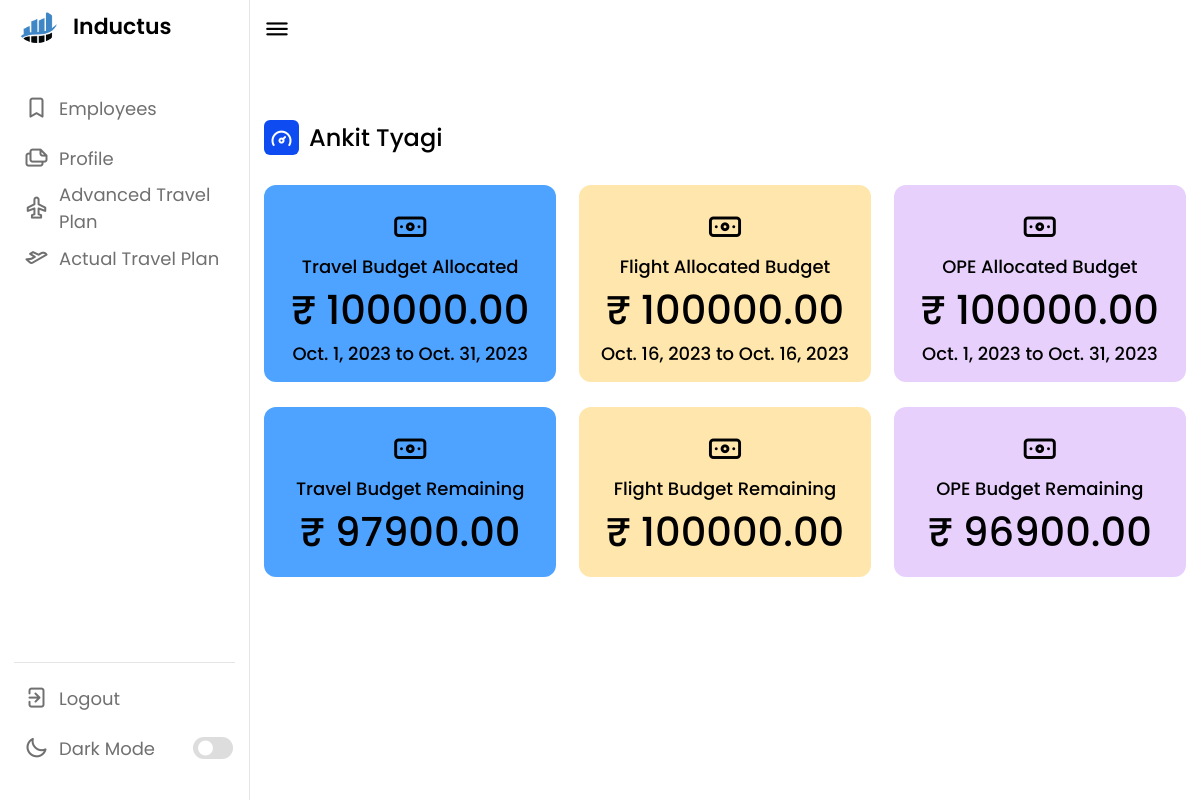
The page /employee/7e06c45b-a5ca-460d-8b0e-29f9c961be03/ (signed in) on the database its author committed.
### base/models.py (models this page shows, shortened)
class Employee(models.Model):
    uuid = models.UUIDField(default = uuid.uuid4,primary_key=True,editable=False)
    Emp_name = models.CharField(max_length=30)
    email = models.EmailField(max_length=50)
    contract_no = models.CharField(unique=True,max_length=15,)
    contract_start_date = models.DateField()
    contract_end_date = models.DateField()
    phone_number = models.CharField(unique=True,max_length=10)
    state = models.CharField(max_length=30)
    duty_station = models.CharField(max_length=40)

class TravelBudget(models.Model):
    uuid = models.UUIDField(default = uuid.uuid4,primary_key=True,editable=False)
    employee = models.ForeignKey(Employee,on_delete=models.CASCADE, null = True)
    allocated_budget = models.DecimalField(decimal_places=2,default = 0,max_digits = 10)
    from_date = models.DateField(null = True)
    to_date = models.DateField(null = True)
    remaining_budget = models.DecimalField(decimal_places=2,default = 0,max_digits = 10)

class FlightBudget(models.Model):
    uuid = models.UUIDField(default = uuid.uuid4,primary_key=True,editable=False)
    employee = models.ForeignKey(Employee,on_delete=models.CASCADE, null = True)
    allocated_budget = models.DecimalField(decimal_places=2,default = 0,max_digits = 10)
    from_date = models.DateField(null = True)
    to_date = models.DateField(null = True)
    remaining_budget = models.DecimalField(decimal_places=2,default = 0,max_digits = 10)

class OPEBudget(models.Model):
    uuid = models.UUIDField(default = uuid.uuid4,primary_key=True,editable=False)
    employee = models.ForeignKey(Employee,on_delete=models.CASCADE, null = True)
    allocated_budget = models.DecimalField(decimal_places=2,default = 0,max_digits = 10)
    from_date = models.DateField(null = True)
    to_date = models.DateField(null = True)
    remaining_budget = models.DecimalField(decimal_places=2,default = 0,max_digits = 10)

### base/views.py (the view)
# urls.py: path('employee/<str:pk>/',EmployeeProfileView,name = "employee"),
@login_required(login_url='login')
def EmployeeProfileView(request,pk):
    flight_budget=0
    travel_budget=0
    ope_budget=0
    employee=0
    remaining_budget_flight = 0
    remaining_budget_ope =0
    remaining_budget_travel = 0
    try:
        employee = Employee.objects.get(uuid=pk)
        flight_budget = FlightBudget.objects.get(employee=employee)
        travel_budget = TravelBudget.objects.get(employee=employee)
        ope_budget = OPEBudget.objects.get(employee=employee)
        remaining_budget_flight = float(flight_budget.allocated_budget) * (0.2)
        remaining_budget_travel = float(travel_budget.allocated_budget) * (0.2)
        remaining_budget_ope = float(ope_budget.allocated_budget) * (0.2)
    except:
        pass
    context = {
        'employee': employee,
        'flight_budget' : flight_budget,
        'travel_budget' : travel_budget,
        'ope_budget' : ope_budget,
        'remaining_budget_flight':remaining_budget_flight,
        'remaining_budget_travel':remaining_budget_travel,
        'remaining_budget_ope':remaining_budget_ope,
    }
    return render(request,"profile.html",context)

### base/templates/profile.html (shortened to what this page needs)
{% load static %}
<!DOCTYPE html>
<html lang="en">
<head>
    <link rel="stylesheet" href="{% static 'style.css' %}">
    <link rel="stylesheet" href="https://unicons.iconscout.com/release/v4.0.0/css/line.css">
</head>
<body>
    <nav>
        <div class="logo-name">
            <div class="logo-image">
                <img src="{% static 'img/logo.png' %}" alt="">
            </div>
            <span class="logo_name">Inductus</span>
        </div>
        <div class="menu-items">
            <ul class="nav-links">
                <li><a href="{% url 'employees' %}">
                    <i class="uil uil-bookmark"></i>
                    <span class="link-name">Employees</span>
                </a></li>
                <li><a href="" target="_self">
                        <i class="uil uil-files-landscapes"></i>
                        <span class="link-name">Profile</span>
                    </a></li>
                    <li><a href="{% url 'atp' employee.uuid %}">
                        <i class="uil uil-plane"></i>
                        <span class="link-name">Advanced Travel Plan</span>
                    </a></li>
                    <li><a href="{%  url 'tp' employee.uuid %}">
                        <i class="uil uil-plane-fly"></i>
                        <span class="link-name">Actual Travel Plan</span>
                    </a></li>
            </ul>
            <ul class="logout-mode">
                <li><a href="{% url 'logout' %}">
                        <i class="uil uil-signout"></i>
                        <span class="link-name">Logout</span>
                    </a></li>
                <li class="mode">
                    <a href="#">
                        <i class="uil uil-moon"></i>
                        <span class="link-name">Dark Mode</span>
                    </a>
                    <div class="mode-toggle">
                        <span class="switch"></span>
                    </div>
                </li>
            </ul>
        </div>
    </nav>
    <section class="dashboard">
        <div class="top">
            <i class="uil uil-bars sidebar-toggle"></i>
        </div>
        <div class="dash-content">
            <div class="overview">
                <div class="activity">
                    <div class="title">
                        <i class="uil uil-tachometer-fast-alt"></i>
                        <span class="text">{{employee.Emp_name}}</span>
                    </div>
                    <div class="boxes">
                        <div class="box box1">
                            <i class="uil uil-money-bill"></i>
                            <span class="text">Travel Budget Allocated</span>
                            {% if travel_budget == 0  %}
                            <span class="number">₹ 0</span>
                            {% else %}
                            <span class="number">₹ {{travel_budget.allocated_budget}}</span>
                            <span class="text">{{travel_budget.from_date}} to {{travel_budget.to_date}}</span>
                            {% endif %}
                        </div>
                        <div class="box box2">
                            <i class="uil uil-money-bill"></i>
                            <span class="text">Flight Allocated Budget</span>
                            {% if flight_budget == 0  %}
                            <span class="number">₹ 0</span>
                            {% else %}
                            <span class="number">₹ {{flight_budget.allocated_budget}}</span>
                            <span class="text">{{flight_budget.from_date}} to {{flight_budget.to_date}}</span>
                            {% endif %}
                        </div>
                        <div class="box box3">
                            <i class="uil uil-money-bill"></i>
                            <span class="text">OPE Allocated Budget</span>
                            {% if ope_budget == 0  %}
                            <span class="number">₹ 0</span>
                            {% else %}
                            <span class="number">₹ {{ope_budget.allocated_budget}}</span>
                            <span class="text">{{ope_budget.from_date}} to {{ope_budget.to_date}}</span>
                            {% endif %}
                        </div>
                    </div>
<br>
                    <div class="boxes">
                        {% if travel_budget.remaining_budget <= remaining_budget_travel %}
                        <div class="box box1" style="background-color: red;">
                            <i class="uil uil-money-bill"></i>
                            <span class="text">Travel Budget Remaining</span>
                            {% if travel_budget == 0  %}
                            <span class="number">₹ 0</span>
                            {% else %}
                            <span class="number">₹ {{travel_budget.remaining_budget}}</span>
                            {% endif %}
                        </div>
                        {% else %}
                        <div class="box box1">
                            <i class="uil uil-money-bill"></i>
                            <span class="text">Travel Budget Remaining </span>
                            {% if travel_budget == 0  %}
                            <span class="number">₹ 0</span>
                            {% else %}
                            <span class="number">₹ {{travel_budget.remaining_budget}}</span>
                            {% endif %}
                        </div>
                        {% endif %}
                        {% if flight_budget.remaining_budget <= remaining_budget_flight %}
                        <div class="box box2" style="background-color: red;">
                            <i class="uil uil-money-bill"></i>
                            <span class="text">Flight Budget Remaining </span>
                            {% if flight_budget == 0  %}
                            <span class="number">₹ 0</span>
                            {% else %}
                            <span class="number">₹ {{flight_budget.remaining_budget}}</span>
                            {% endif %}
                        </div>
                        {% else %}
                        <div class="box box2">
                            <i class="uil uil-money-bill"></i>
                            <span class="text">Flight Budget Remaining </span>
                            {% if flight_budget == 0  %}
                            <span class="number">₹ 0</span>
                            {% else %}
                            <span class="number">₹ {{flight_budget.remaining_budget}}</span>
                            {% endif %}
                        </div>
                        {% endif %}
                        {% if ope_budget.remaining_budget <= remaining_budget_ope %}
                        <div class="box box3" style="background-color: red;">
                            <i class="uil uil-money-bill"></i>
                            <span class="text">OPE Budget Remaining</span>
                            {% if ope_budget == 0  %}
                            <span class="number">₹ 0</span>
                            {% else %}
                            <span class="number">₹ {{ope_budget.remaining_budget}}</span>
                            {% endif %}
                        </div>
                        {% else %}
                        <div class="box box3">
                            <i class="uil uil-money-bill"></i>
                            <span class="text">OPE Budget  Remaining</span>
                            {% if ope_budget == 0  %}
                            <span class="number">₹ 0</span>
                            {% else %}
                            <span class="number">₹ {{ope_budget.remaining_budget}}</span>
                            {% endif %}
                        </div>
                       {% endif %}
                        </div>
                    </div>
                    </div>
                    </div>
    </section>
</body>
</html>

### static/style.css (style rules this page uses)
* { margin: 0; padding: 0; box-sizing: border-box; font-family: 'Poppins', sans-serif; }
:root { --primary-color: #0E4BF1; --panel-color: #FFF; --text-color: #000; --black-light-color: #707070; --border-color: #e6e5e5; --toggle-color: #DDD; --box1-color: #4DA3FF; --box2-color: #FFE6AC; --box3-color: #E7D1FC; --title-icon-color: #fff; --tran-05: all 0.5s ease; --tran-03: all 0.3s ease; --tran-03: all 0.2s ease; }
body { min-height: 100vh; background-color: var(--primary-color); }
nav { position: fixed; top: 0; left: 0; height: 100%; width: 250px; padding: 10px 14px; background-color: var(--panel-color); border-right: 1px solid var(--border-color); transition: var(--tran-05); }
nav .logo-name { display: flex; align-items: center; }
nav .logo-image { display: flex; justify-content: center; min-width: 45px; }
nav .logo-image img { width: 40px; object-fit: cover; border-radius: 50%; }
nav .logo-name .logo_name { font-size: 22px; font-weight: 600; color: var(--text-color); margin-left: 14px; transition: var(--tran-05); }
nav .menu-items { margin-top: 40px; height: calc(100% - 90px); display: flex; flex-direction: column; justify-content: space-between; }
.menu-items li { list-style: none; }
.menu-items li a { display: flex; align-items: center; height: 50px; text-decoration: none; position: relative; }
.menu-items li a i { font-size: 24px; min-width: 45px; height: 100%; display: flex; align-items: center; justify-content: center; color: var(--black-light-color); }
.menu-items li a .link-name { font-size: 18px; font-weight: 400; color: var(--black-light-color); transition: var(--tran-05); }
.menu-items .logout-mode { padding-top: 10px; border-top: 1px solid var(--border-color); }
.menu-items .mode { display: flex; align-items: center; white-space: nowrap; }
.menu-items .mode-toggle { position: absolute; right: 14px; height: 50px; min-width: 45px; display: flex; align-items: center; justify-content: center; cursor: pointer; }
.mode-toggle .switch { position: relative; display: inline-block; height: 22px; width: 40px; border-radius: 25px; background-color: var(--toggle-color); }
.switch:before { content: ""; position: absolute; left: 5px; top: 50%; transform: translateY(-50%); height: 15px; width: 15px; background-color: var(--panel-color); border-radius: 50%; transition: var(--tran-03); }
.dashboard { position: relative; left: 250px; background-color: var(--panel-color); min-height: 100vh; width: calc(100% - 250px); padding: 10px 14px; transition: var(--tran-05); }
.dashboard .top { position: fixed; top: 0; left: 250px; display: flex; width: calc(100% - 250px); justify-content: space-between; align-items: center; padding: 10px 14px; background-color: var(--panel-color); transition: var(--tran-05); z-index: 10; }
.dashboard .top .sidebar-toggle { font-size: 26px; color: var(--text-color); cursor: pointer; }
.dashboard .dash-content { padding-top: 50px; }
.dash-content .title { display: flex; align-items: center; margin: 60px 0 30px 0; }
.dash-content .title i { position: relative; height: 35px; width: 35px; background-color: var(--primary-color); border-radius: 6px; color: var(--title-icon-color); display: flex; align-items: center; justify-content: center; font-size: 24px; }
.dash-content .title .text { font-size: 24px; font-weight: 500; color: var(--text-color); margin-left: 10px; }
.dash-content .boxes { display: flex; align-items: center; justify-content: space-between; flex-wrap: wrap; }
.dash-content .boxes .box { display: flex; flex-direction: column; align-items: center; border-radius: 12px; width: calc(100% / 3 - 15px); padding: 15px 20px; background-color: var(--box1-color); transition: var(--tran-05); }
.boxes .box i { font-size: 35px; color: var(--text-color); }
.boxes .box .text { white-space: nowrap; font-size: 18px; font-weight: 500; color: var(--text-color); }
.boxes .box .number { font-size: 40px; font-weight: 500; color: var(--text-color); }
.boxes .box.box2 { background-color: var(--box2-color); }
.boxes .box.box3 { background-color: var(--box3-color); }

### rows shown on the page
Employee: Emp_name "Ankit Tyagi"
TravelBudget: allocated_budget "100000.00", from_date "Oct. 1, 2023", to_date "Oct. 31, 2023", remaining_budget "97900.00"
FlightBudget: allocated_budget "100000.00", from_date "Oct. 16, 2023", to_date "Oct. 16, 2023", remaining_budget "100000.00"
OPEBudget: allocated_budget "100000.00", from_date "Oct. 1, 2023", to_date "Oct. 31, 2023", remaining_budget "96900.00"
